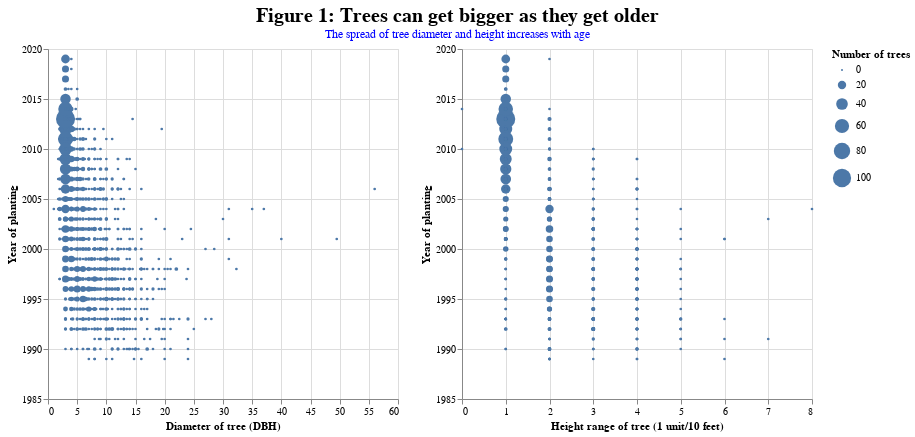

Notebook source saved alongside this figure:
### Markdown cell above
### Question 1: Is the size of a tree related to age?
It could be said somewhat intuitively that the older a tree is, the higher and wider it should get. Does this concept hold up with this dataset? The concetenated scatterplots of diameter and height vs year planted in Figure 1 show an interesting trend.

### Code cell
size_year_text = alt.TitleParams(
    'Figure 1: Trees can get bigger as they get older',
     subtitle = 'The spread of tree diameter and height increases with age',
     fontSize=20,
     subtitleColor='blue',
     anchor='middle')

year_diameter_plot = alt.Chart(trees_year_planted).mark_circle().encode(
    alt.X('diameter', title='Diameter of tree (DBH)', scale=alt.Scale(zero=False)),
    alt.Y('year', title='Year of planting', scale=alt.Scale(zero=False), axis=alt.Axis(format=' ')),
    alt.Size('count()', title='Number of trees'),
    tooltip=['diameter', 'height_range_id']
    ).properties(height=350, width=350)

year_height_plot = year_diameter_plot.encode(alt.X('height_range_id', title='Height range of tree (1 unit/10 feet)', scale=alt.Scale(zero=False)))

year_size_plot = year_diameter_plot|year_height_plot
year_size_plot = year_size_plot.properties(title=size_year_text)
year_size_plot

### Figure 1 — Vega-Lite specification as saved in the notebook (floating-point values rounded to 4 significant figures; data arrays with more than 128 entries replaced by an {"elided": "..."} marker saying what was removed)
{"config": {"view": {"continuousWidth": 400, "continuousHeight": 300}}, "hconcat": [{"mark": "circle", "encoding": {"size": {"type": "quantitative", "aggregate": "count", "title": "Number of trees"}, "tooltip": [{"type": "quantitative", "field": "diameter"}, {"type": "quantitative", "field": "height_range_id"}], "x": {"type": "quantitative", "field": "diameter", "scale": {"zero": false}, "title": "Diameter of tree (DBH)"}, "y": {"type": "quantitative", "axis": {"format": " "}, "field": "year", "scale": {"zero": false}, "title": "Year of planting"}}, "height": 350, "width": 350}, {"mark": "circle", "encoding": {"size": {"type": "quantitative", "aggregate": "count", "title": "Number of trees"}, "tooltip": [{"type": "quantitative", "field": "diameter"}, {"type": "quantitative", "field": "height_range_id"}], "x": {"type": "quantitative", "field": "height_range_id", "scale": {"zero": false}, "title": "Height range of tree (1 unit/10 feet)"}, "y": {"type": "quantitative", "axis": {"format": " "}, "field": "year", "scale": {"zero": false}, "title": "Year of planting"}}, "height": 350, "width": 350}], "data": {"name": "data-27d153aafa01b68a80686d492eeaba07"}, "title": {"text": "Figure 1: Trees can get bigger as they get older", "anchor": "middle", "fontSize": 20, "subtitle": "The spread of tree diameter and height increases with age", "subtitleColor": "blue"}, "$schema": "https://vega.github.io/schema/vega-lite/v4.8.1.json", "datasets": {"data-27d153aafa01b68a80686d492eeaba07": {"elided": "2363 records"}}}
